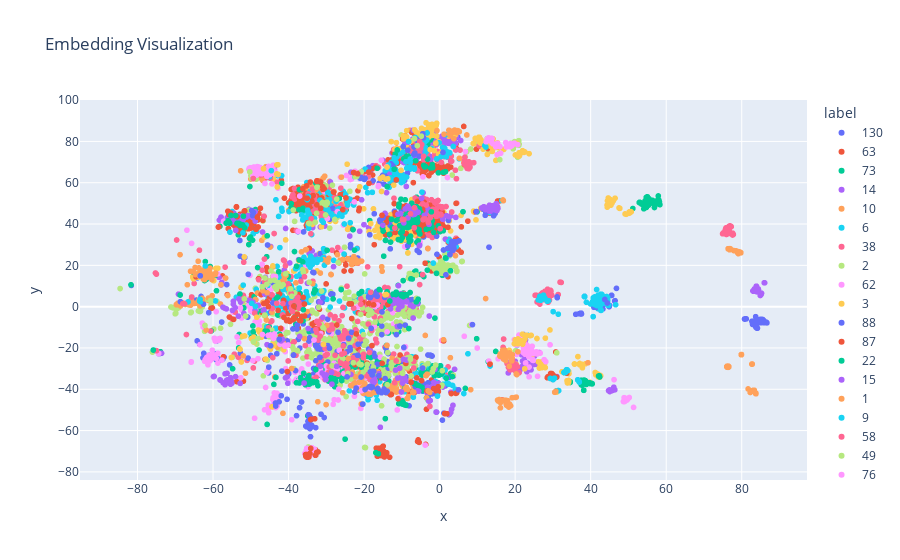

The notebook cell this image was saved under:
### Code cell
# display embedding
import plotly.express as px

fig = px.scatter(
    df_embeddings, x='x', y='y',
    color='label', labels={'color': 'label'},
    hover_data=['text'], title = 'Embedding Visualization')
fig.show()
